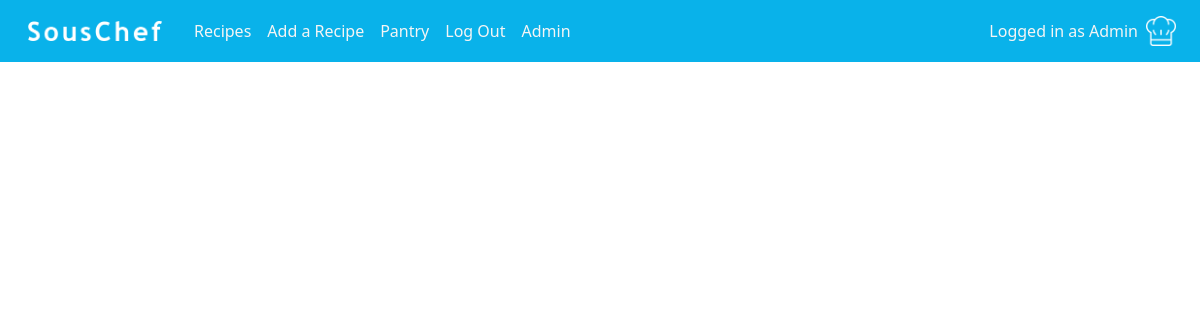
Before: /recipes (signed in) with the older database file.
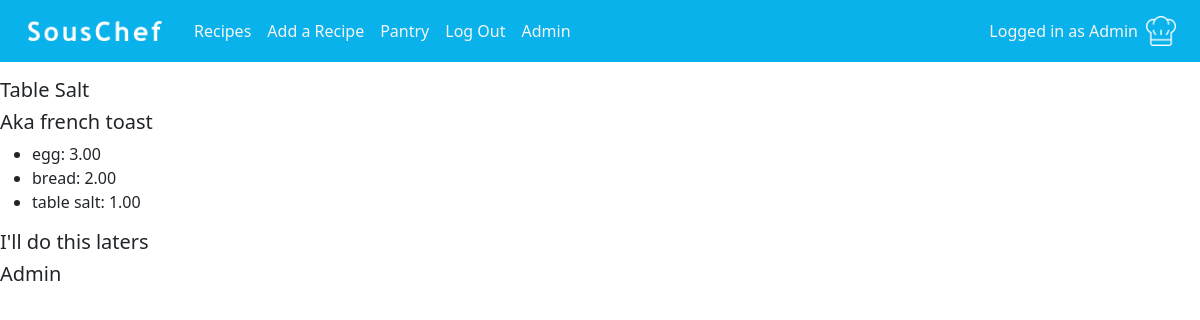
After: the same page with the newer database file.
### souschef/models.py (models this page shows, shortened)
class Recipe(models.Model):
    name = models.CharField(max_length=128)
    description = models.TextField()
    ingredients = models.ManyToManyField(Ingredient, through="IngredientPerRecipe")
    steps = models.TextField()
    image = models.ImageField(upload_to="static/images/recipe_pics", null=True, blank=True)
    created_by = models.ForeignKey(User, on_delete=models.CASCADE)
    public = models.BooleanField(default=False)

class IngredientPerRecipe(models.Model):
    recipe = models.ForeignKey(Recipe, on_delete=models.CASCADE)
    ingredient = models.ForeignKey(Ingredient, on_delete=models.CASCADE)
    amount = models.DecimalField(max_digits=5, decimal_places=2)
    unit = models.ForeignKey(Unit, on_delete=models.CASCADE)
    def __str__(self):
        return f"Ingredient: {self.ingredient}"

class Ingredient(models.Model):
    name = models.CharField(max_length=64, blank=False)
    ingredient_id = models.IntegerField(unique=True)
    def __str__(self):
        return f"{self.name}"

class User(AbstractUser):
    pass

### souschef/views.py (the view)
# urls.py: path("recipes", views.recipes, name="recipes"),
def recipes(request):
    recipes = Recipe.objects.all()
    for recipe in recipes:
        print(recipe.ingredientperrecipe_set.all())
    return render(request, "SousChef/recipes.html", {
            "recipes": recipes,
        })

### souschef/templates/souschef/recipes.html (shortened to what this page needs)
{% extends "SousChef/layout.html" %}
{% block body %}
    {% for recipe in recipes %}
        <h5>{{ recipe.name }}</h5>
        <h5>{{ recipe.description }}</h5>
        <ul>
            {% for ingredient in recipe.ingredientperrecipe_set.all %}
                <li>{{ ingredient.ingredient.name }}: {{ ingredient.amount }} {{ ingredient.unit.name }}</li>
            {% endfor %}
        </ul>
        <h5>{{ recipe.steps }}</h5>
        <h5>{{ recipe.created_by }}</h5>
    {% endfor %}
{% endblock %}

Changed rows visible on the page:
added Recipe: name "Table Salt", description "Aka french toast", steps "I'll do this laters", created_by "Admin"
added IngredientPerRecipe: ingredient.name "egg", amount "3.00"
added IngredientPerRecipe: ingredient.name "bread", amount "2.00"
added IngredientPerRecipe: ingredient.name "table salt", amount "1.00"
